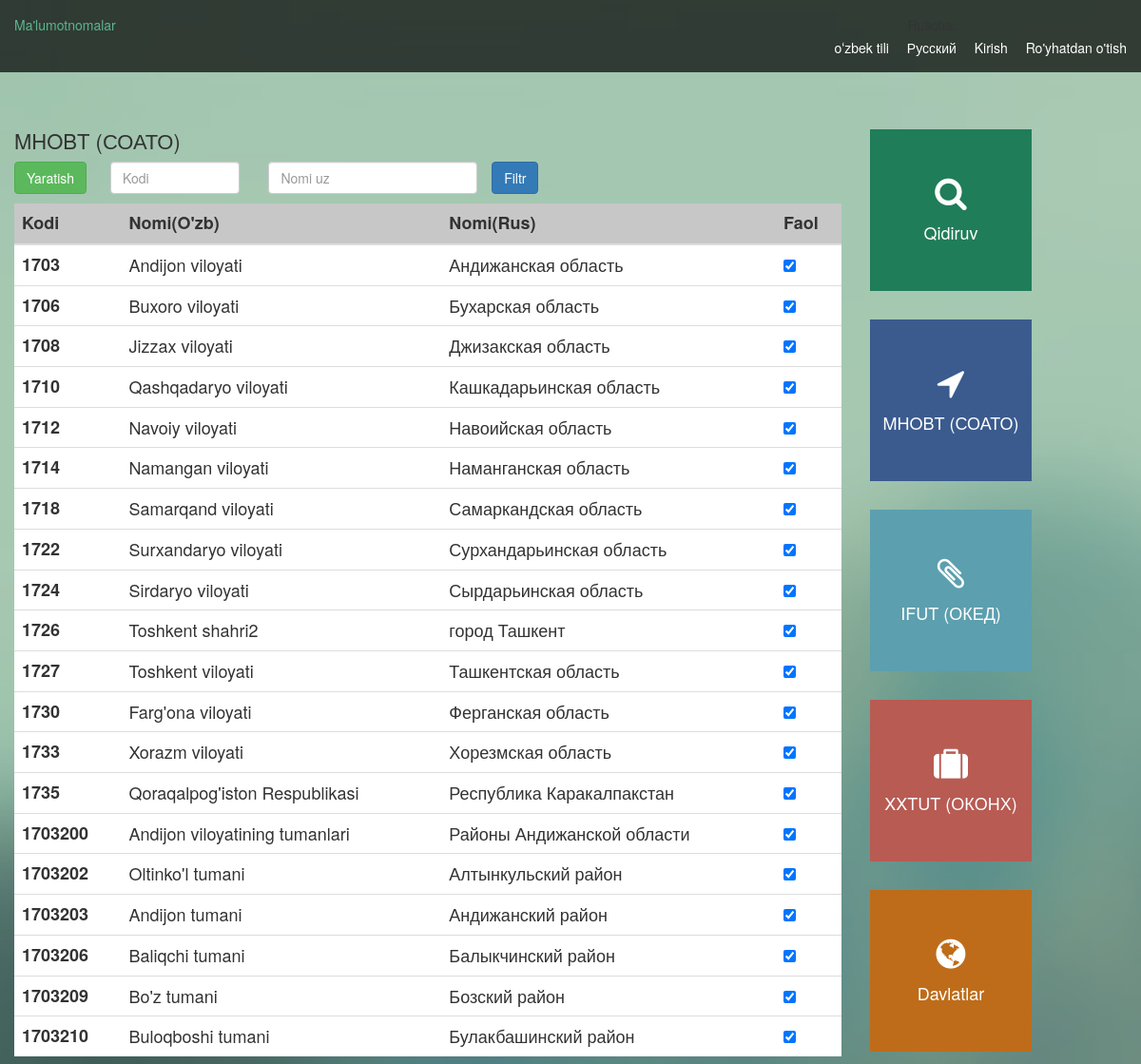
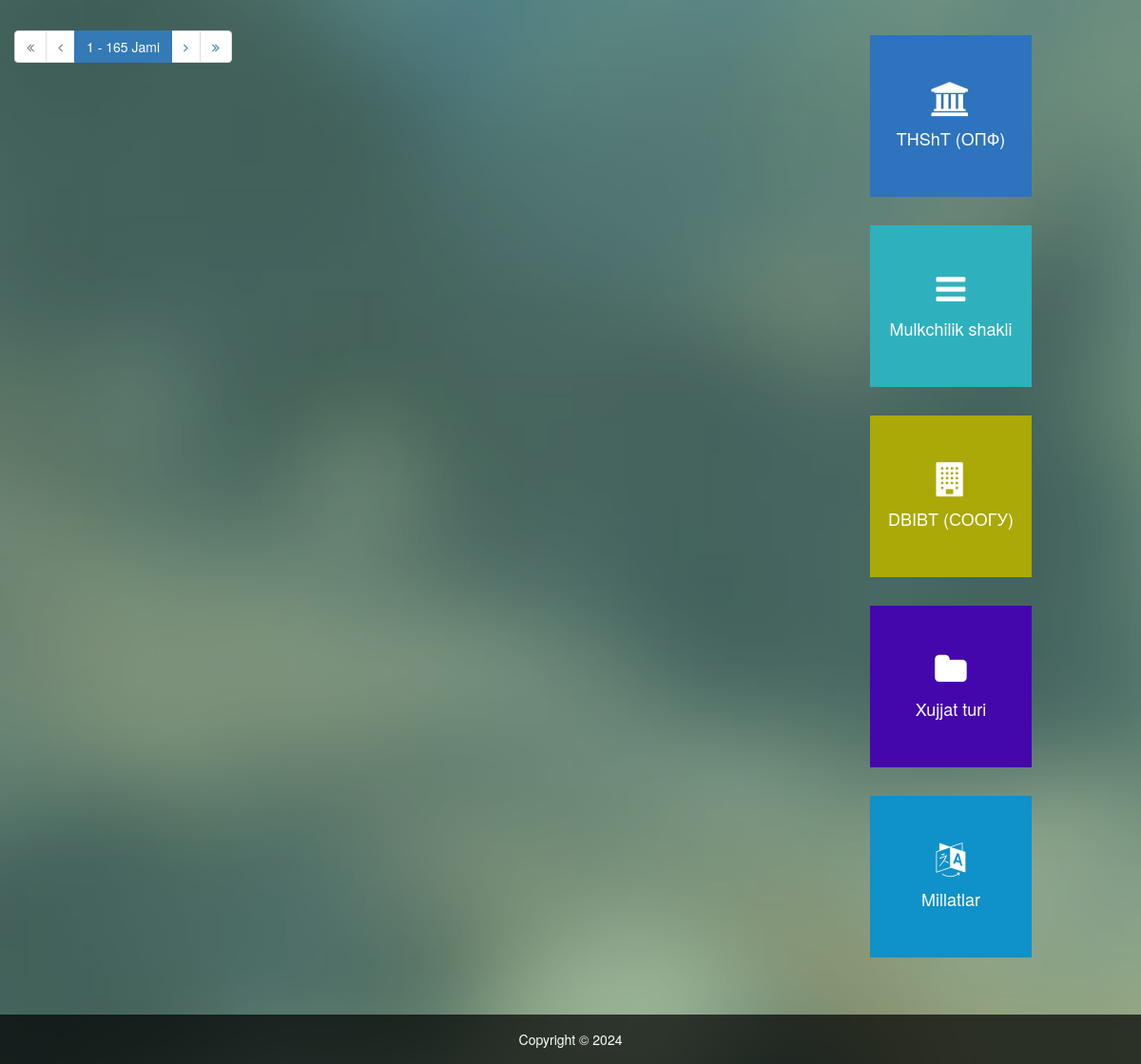
The page /uz/soato/ on the database its author committed (2 pictures, top to bottom).
### references_app/models.py (models this page shows, shortened)
class Soato(models.Model):
    id = models.IntegerField(primary_key=True)
    version = models.IntegerField()
    code = models.CharField(max_length=50)
    s_comment = models.TextField(null=True, blank=True)
    s_create = models.DateTimeField()
    s_status = models.CharField(max_length=10)
    name_ru = models.CharField(max_length=255)
    name_uz = models.CharField(max_length=255)
    name_uzl = models.CharField(max_length=255)
    name_center_ru = models.CharField(max_length=255, null=True, blank=True)
    name_center_uz = models.CharField(max_length=255, null=True, blank=True)
    name_center_uzl = models.CharField(max_length=255, null=True, blank=True)
    s_user_id = models.IntegerField()
    parent_code = models.CharField(max_length=50)
    keys = models.CharField(max_length=255)

### references_app/views.py (the view)
# urls.py: path("soato/", views.soato, name="soato"),
def soato(request):
    records_list = Soato.objects.all()
    code_filter = request.GET.get('code')
    name_uzl_filter = request.GET.get('name_uzl')
    if code_filter:
        records_list = records_list.filter(code__icontains=code_filter)
    if name_uzl_filter:
        records_list = records_list.filter(name_uzl__icontains=name_uzl_filter)
    paginator = Paginator(records_list, 20)
    page_number = request.GET.get('page')
    page_obj = paginator.get_page(page_number)
    return render(request, 'soato.html', {'page_obj': page_obj})

### templates/soato.html (shortened to what this page needs)
{% extends "base.html" %} {% block main %}{% load i18n %}
<div>
  <h1 class="text">{% trans "soato" %}</h1>
  <table class="table bg-white table-hover">
    <div style="display: flex; gap: 10px">
      <button type="button" class="btn btn-success">
        {% trans "create" %}
      </button>
      <div>
        <form class="row g-3" method="get">
          <div class="col-md-4">
            <input
              class="form-control"
              placeholder="Kodi"
              type="text"
              name="code"
              value="{{ request.GET.code }}"
            />
          </div>
          <div class="col-md-6">
            <input
              class="form-control"
              placeholder="Nomi uz"
              type="text"
              name="name_uzl"
              value="{{ request.GET.name_uzl }}"
            />
          </div>
          <button class="btn btn-primary" type="submit">
            {% trans "filtr" %}
          </button>
        </form>
      </div>
    </div>
    <thead class="bg-light">
      <tr>
        <th scope="col text-dark">{% trans "code" %}</th>
        <th scope="col">{% trans "namination_uz" %}</th>
        <th scope="col">{% trans "namination_ru" %}</th>
        <th scope="col">{% trans "active" %}</th>
      </tr>
    </thead>
    <tbody class="table-group-divider">
      {% for record in page_obj %}
      <tr>
        <th scope="row">{{ record.code }}</th>
        <td>{{ record.name_uzl }}</td>
        <td>{{ record.name_ru }}</td>
        <td>
          <div class="form-check">
            <input
              class="form-check-input"
              type="checkbox"
              value=""
              id="flexCheckChecked"
              checked
            />
          </div>
        </td>
      </tr>
      {% endfor %}
    </tbody>
  </table>
  <nav aria-label="Page navigation example">
    <ul class="pagination justify-content-center">
      {% if page_obj.has_previous %}
      <li class="page-item">
        <a class="page-link" href="?page=1"
          ><i class="fa fa-angle-double-left" aria-hidden="true"></i
        ></a>
      </li>
      <li class="page-item">
        <a class="page-link" href="?page={{ page_obj.previous_page_number }}"
          ><i class="fa fa-angle-left" aria-hidden="true"></i
        ></a>
      </li>
      {% else %}
      <li class="page-item disabled">
        <a class="page-link" href="#"
          ><i class="fa fa-angle-double-left" aria-hidden="true"></i
        ></a>
      </li>
      <li class="page-item disabled">
        <a class="page-link" href="#"
          ><i class="fa fa-angle-left" aria-hidden="true"></i
        ></a>
      </li>
      {% endif %}
      <li class="page-item active">
        <span class="page-link">
          {{ page_obj.number }} - {{ page_obj.paginator.num_pages }} Jami
        </span>
      </li>
      {% if page_obj.has_next %}
      <li class="page-item">
        <a class="page-link" href="?page={{ page_obj.next_page_number }}"
          ><i class="fa fa-angle-right" aria-hidden="true"></i
        ></a>
      </li>
      <li class="page-item">
        <a class="page-link" href="?page={{ page_obj.paginator.num_pages }}"
          ><i class="fa fa-angle-double-right" aria-hidden="true"></i
        ></a>
      </li>
      {% endif %}
    </ul>
  </nav>
</div>
{% endblock main %}

### templates/base.html (shortened to what this page needs)
<!DOCTYPE html>
    {% load static %}
    {% load i18n %}
    <head>
        <link rel="stylesheet" href="{% static 'css/normalize.css' %}">
        <link rel="stylesheet" href="{% static 'css/font-awesome.css' %}">
        <link rel="stylesheet" href="{% static 'css/bootstrap.min.css' %}">
        <link rel="stylesheet" href="{% static 'css/templatemo-style.css' %}">
    </head>
    <body>
        <div class="site-bg"></div>
        <div class="site-bg-overlay"></div>
        <div class="top-header">
          <div class="container-fluid">
            <div class="row">
              <div class="col-md-6 col-sm-6 col-xs-12">
                <p class="phone-info"><a href="#">{% trans "references" %}</a></p>
              </div>
              <div class="col-md-6 col-sm-6 col-xs-12">
                <div class="social-icons">
                  <ul>
                   <li> {% get_current_language as CURRENT_LANGUAGE %}
                    {% get_available_languages as AVAILABLE_LANGUAGES %}
                    {% get_language_info_list for AVAILABLE_LANGUAGES as languages %}
                    <div class="languages">
                      <p>{% trans "Language" %}:</p>
                      <ul class="languages">
                        {% for language in languages %}
                          <li>
                            <a href="/{{ language.code }}/"
                              {% if language.code == CURRENT_LANGUAGE %} class="active"{% endif %}>
                              {{ language.name_local }}
                            </a>
                          </li>
                        {% endfor %}
                        </ul></li>
                    <li><a href="{% url "login" %}" class="">{% trans "login" %}</a></li>
                    <li><a href="{% url "register" %}" class="">{% trans "register" %}</a></li>
                    </ul>
                </div>
              </div>
            </div>
          </div>
        </div>
        <div class="container-fluid" id="page-content">
            <div class="row">
                <div class="col-md-9 col-sm-12 content-holder">
                    {% block main %}{% endblock main %}
                </div>
                <div class="col-md-3 hidden-sm">
                    <nav id="nav" class="main-navigation hidden-xs hidden-sm">
                        <div class="d-flex" style="display:flex; flex-wrap:wrap; gap:20px">
                            <ul class="">
                                <li>
                                    <a class="show-1 active homebutton" href="{% url "references_app" %}"><i class="fa fa-search"></i>{% trans "search" %}</a>
                                </li>
                                <li>
                                    <a class="show-2 aboutbutton" href="{% url "soato" %}"><i class="fa fa-location-arrow"></i>{% trans "soato" %}</a>
                                </li>
                                <li>
                                    <a class="show-3 projectbutton" href="{% url "oked" %}"><i class="fa fa-paperclip"></i>{% trans "oked" %}</a>
                                </li>
                                <li>
                                    <a class="show-5 contactbutton" href="{% url "okonx" %}"><i class="fa fa-suitcase"></i>{% trans "okonx" %}</a>
                                </li>
                                <li>
                                    <a class="show-5 countrybutton" href="{% url "country" %}"><i class="fa fa-globe"></i>{% trans "country" %}</a>
                                </li>
                            </ul>
                            <ul class="">
                                <li>
                                    <a class="show-1 secondbutton" href="{% url "opf" %}"><i class="fa fa-university"></i>{% trans "opf" %}</a>
                                </li>
                                <li>
                                    <a class="show-2 thirdbutton" href="{% url "fs" %}"><i class="fa fa-bars"></i>{% trans "fs" %}</a>
                                </li>
                                <li>
                                    <a class="show-3 fourthbutton" href="{% url "soogu" %}"><i class="fa fa-building"></i>{% trans "soogu" %}</a>
                                </li>
                                <li>
                                    <a class="show-5 fifthbutton" href="{% url "doctype" %}"><i class="fa fa-folder"></i>{% trans "doctype" %}</a>
                                </li>
                                <li>
                                    <a class="show-5 languagebutton" href="{% url "nation" %}"><i class="fa fa-language"></i>{% trans "nation" %}</a>
                                </li>
                            </ul>
                        </div>
                    </nav>
                </div>
            </div>
        </div>
        <div class="site-footer">
            <div class="container-fluid">
                <div class="row">
                    <div class="col-md-12 text-center text-light">
                        <p>
                        	Copyright &copy; 2024
                        </p>
                    </div>
                </div>
            </div>
        </div>
    </body>
</html>

### static/css/templatemo-style.css (style rules this page uses)
html, body, div, span, applet, object, iframe, h1, h2, h3, h4, h5, h6, p, blockquote, pre, a, abbr, acronym, address, big, cite, code, del, dfn, em, img, ins, kbd, q, s, samp, small, strike, strong, sub, sup, tt, var, b, u, i, center, dl, dt, dd, ol, ul, li, fieldset, form, label, legend, table, caption, tbody, tfoot, thead, tr, th, td, article, aside, canvas, details, embed, figure, figcaption, footer, header, hgroup, menu, nav, output, ruby, section, summary, time, mark, audio, video { margin: 0; padding: 0; border: 0; font-size: 100%; vertical-align: baseline; }
body { line-height: 1; }
ol, ul { list-style: none; }
table { border-collapse: collapse; border-spacing: 0; font-size: 18px; }
article, aside, details, figcaption, figure, footer, header, hgroup, nav, section { display: block; }
button, input, select, textarea { font-size: 100%; margin: 0; vertical-align: baseline; *vertical-align: middle; }
button, input { line-height: normal; *overflow: visible; }
button, input[type="button"], input[type="reset"], input[type="submit"] { cursor: pointer; -webkit-appearance: button; }
body { font-size: 14px; line-height: 24px; }
a { color: #5cb48e; -webkit-transition: all 150ms ease-in-out; -moz-transition: all 150ms ease-in-out; -ms-transition: all 150ms ease-in-out; -o-transition: all 150ms ease-in-out; transition: all 150ms ease-in-out; text-decoration: none !important; }
h1, h2, h3, h4, h5 { color: #333333; }
.site-bg { position: fixed; height: 100%; width: 100%; z-index: 0; background-image: url(../images/bg.jpg); background-size: cover; background-repeat: no-repeat; background-attachment: fixed; }
.site-bg-overlay { position: fixed; width: 100%; height: 100%; top: 0; left: 0; z-index: 1; background: rgba(92, 180, 142, 0.4); }
#page-content { position: relative; z-index: 12; margin-top: 60px; }
.top-header { position: relative; z-index: 10; padding: 14px 0; background: rgba(0, 0, 0, 0.7); }
.phone-info a { color: #5cb48e; }
.social-icons { text-align: right; }
.social-icons a { color: white; }
.social-icons li { display: inline-block; margin-left: 15px; }
#nav a { display: block; width: 170px; height: 170px; text-align: center; color: white; font-size: 18px; margin: 0 auto; }
#nav li { margin-bottom: 30px; }
#nav i { padding-top: 50px; display: block; font-size: 36px; margin-bottom: 10px; }
.text { font-size: 22px; margin-bottom: 10px; }
.btn-success { margin-bottom: 10px; }
.homebutton { background: #207d59; }
.aboutbutton { background: #3b5b8e; }
.projectbutton { background: #5c9faf; }
.contactbutton { background: #b85b53; }
.secondbutton { background: #2e73bd; }
.thirdbutton { background: #2eb1bd; }
.fourthbutton { background: #aba907; }
.fifthbutton { background: #4307ab; }
.countrybutton { background: #be6c1a; }
.languagebutton { background: #0f91c9; }
.bg-light { background-color: #abababa8; }
.bg-white { background-color: #fff; }
.text-light { color: #fff; }
.site-footer { position: relative; z-index: 11; padding: 14px 0; background: rgba(0, 0, 0, 0.7); margin-top: 30px; }

### rows shown on the page
Soato: code "1703", name_uzl "Andijon viloyati", name_ru "Андижанская область"
Soato: code "1706", name_uzl "Buxoro viloyati", name_ru "Бухарская область"
Soato: code "1708", name_uzl "Jizzax viloyati", name_ru "Джизакская область"
Soato: code "1710", name_uzl "Qashqadaryo viloyati", name_ru "Кашкадарьинская область"
Soato: code "1712", name_uzl "Navoiy viloyati", name_ru "Навоийская область"
Soato: code "1714", name_uzl "Namangan viloyati", name_ru "Наманганская область"
Soato: code "1718", name_uzl "Samarqand viloyati", name_ru "Самаркандская область"
Soato: code "1722", name_uzl "Surxandaryo viloyati", name_ru "Сурхандарьинская область"
Soato: code "1724", name_uzl "Sirdaryo viloyati", name_ru "Сырдарьинская область"
Soato: code "1726", name_uzl "Toshkent shahri2", name_ru "город Ташкент"
Soato: code "1727", name_uzl "Toshkent viloyati", name_ru "Ташкентская область"
Soato: code "1730", name_uzl "Farg'ona viloyati", name_ru "Ферганская область"
Soato: code "1733", name_uzl "Xorazm viloyati", name_ru "Хорезмская область"
Soato: code "1735", name_uzl "Qoraqalpog'iston Respublikasi", name_ru "Республика Каракалпакстан"
Soato: code "1703200", name_uzl "Andijon viloyatining tumanlari", name_ru "Районы Андижанской области"
Soato: code "1703202", name_uzl "Oltinko'l tumani", name_ru "Алтынкульский район"
Soato: code "1703203", name_uzl "Andijon tumani", name_ru "Андижанский район"
Soato: code "1703206", name_uzl "Baliqchi tumani", name_ru "Балыкчинский район"
Soato: code "1703209", name_uzl "Bo'z tumani", name_ru "Бозский район"
Soato: code "1703210", name_uzl "Buloqboshi tumani", name_ru "Булакбашинский район"

### other values the page prints
{{ language.name_local }} "oʻzbek tili" "Русский"
{{ page_obj.number }} "1"
{{ page_obj.paginator.num_pages }} "165"
